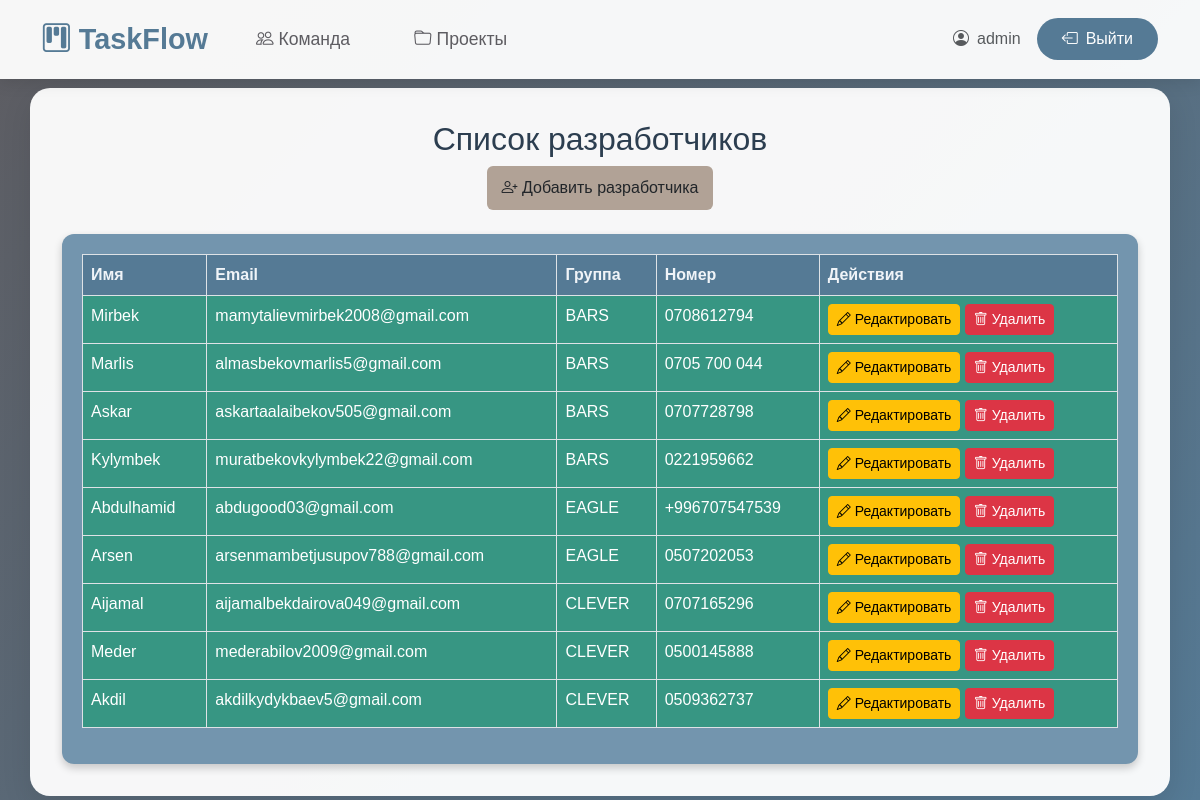
The app's page /developers/ (signed in) with its own data.
### jira/models.py (models this page shows, shortened)
class Developer(models.Model):
    name = models.CharField(max_length=100)
    email = models.EmailField(unique=True)
    group = models.CharField(max_length=100)
    number = models.CharField(max_length=15, unique=True)

### jira/views.py (the view)
# urls.py: path('developers/', views.developer_list, name='developer_list'),
@login_required
def developer_list(request):
    context = {
        'developers': Developer.objects.all()
    }
    return render(request, 'developer_list.html', context)

### jira/templates/developer_list.html (shortened to what this page needs)
{% extends "base.html" %}
{% block content %}
<h2 class="text-center">Список разработчиков</h2>
<div class="mb-4 text-center">
    <a href="{% url 'add_developer' %}" class="btn btn-custom">
        <i class="bi bi-person-plus"></i> Добавить разработчика
    </a>
</div>
<div class="table-container">
    <table class="table table-bordered">
        <thead>
            <tr>
                <th>Имя</th>
                <th>Email</th>
                <th>Группа</th>
                <th>Номер</th>
                <th>Действия</th>
            </tr>
        </thead>
        <tbody>
            {% for dev in developers %}
            <tr>
                <td>{{ dev.name }}</td>
                <td>{{ dev.email }}</td>
                <td>{{ dev.group }}</td>
                <td>{{ dev.number }}</td>
                <td>
                    <a href="{% url 'edit_developer' dev.id %}" class="btn btn-warning btn-sm">
                        <i class="bi bi-pencil"></i> Редактировать
                    </a>
                    <button class="btn btn-danger btn-sm" data-bs-toggle="modal" data-bs-target="#deleteDeveloperModal{{ dev.id }}">
                        <i class="bi bi-trash"></i> Удалить
                    </button>
                </td>
            </tr>
            {% empty %}
            <tr>
                <td colspan="5" class="text-center">Нет разработчиков</td>
            </tr>
            {% endfor %}
        </tbody>
    </table>
</div>
{% endblock %}

### jira/templates/base.html (shortened to what this page needs)
<!DOCTYPE html>
<html lang="ru">
<head>
    <link href="https://cdn.jsdelivr.net/npm/bootstrap@5.3.0/dist/css/bootstrap.min.css" rel="stylesheet">
    <link rel="stylesheet" href="https://cdn.jsdelivr.net/npm/bootstrap-icons@1.11.3/font/bootstrap-icons.min.css">
</head>
<body>
    <nav class="navbar navbar-expand-lg">
        <div class="container">
            <a class="navbar-brand" href="{% url 'task_list' %}">
                <i class="bi bi-kanban"></i> TaskFlow
            </a>
            <div class="collapse navbar-collapse" id="navbarNav">
                <ul class="navbar-nav me-auto">
                    <li class="nav-item">
                        <a class="nav-link" href="{% url 'developer_list' %}">
                            <i class="bi bi-people"></i> Команда
                        </a>
                    </li>
                    <li class="nav-item">
                        <a class="nav-link" href="{% url 'project_list' %}">
                            <i class="bi bi-folder"></i> Проекты
                        </a>
                    </li>
                </ul>
                {% if request.user.is_authenticated or request.session.guest %}
                <div class="d-flex align-items-center gap-3">
                    {% if request.user.is_authenticated %}
                    <span class="text-muted d-none d-md-block">
                        <i class="bi bi-person-circle me-2"></i>{{ request.user.username }}
                    </span>
                    {% endif %}
                    <a href="{% url 'logout' %}"
                       class="btn btn-logout"
                       onclick="return confirm('Вы уверены, что хотите выйти?')">
                        <i class="bi bi-box-arrow-left"></i>
                        <span class="d-none d-md-inline">Выйти</span>
                    </a>
                </div>
                {% endif %}
            </div>
        </div>
    </nav>
    <div class="container main-container">
        {% block content %}{% endblock %}
    </div>
</body>
</html>

### jira/templates/base.html (style rules this page uses)
:root { --primary-color: #557A95; --secondary-color: #7395AE; --accent-color: #B1A296; --dark-color: #5D5C61; --light-color: #F8F9FA; }
body { background: linear-gradient(135deg, var(--dark-color) 0%, var(--primary-color) 100%); min-height: 100vh; font-family: 'Arial', sans-serif; color: var(--dark-color); padding-top: 56px; }
.navbar { background: rgba(255, 255, 255, 0.95); box-shadow: 0 4px 15px rgba(0, 0, 0, 0.1); padding: 0.8rem 1rem; position: fixed; top: 0; left: 0; width: 100%; z-index: 1050; }
.navbar-brand { font-weight: 700; font-size: 1.8rem; color: var(--primary-color) !important; transition: transform 0.3s ease; }
.nav-link { font-size: 1.1rem; color: var(--dark-color) !important; margin: 0 1rem; padding: 0.5rem 1rem !important; border-radius: 25px; transition: all 0.3s ease; }
.main-container { background: rgba(255, 255, 255, 0.95); border-radius: 20px; box-shadow: 0 10px 30px rgba(0, 0, 0, 0.1); margin-top: 2rem; padding: 2rem; animation: fadeInUp 0.8s ease-out; }
.btn-logout { background: var(--primary-color); color: white !important; border-radius: 25px; padding: 0.5rem 1.5rem; transition: all 0.3s ease; display: flex; align-items: center; gap: 0.5rem; }

### jira/templates/developer_list.html (style rules this page uses)
body { background-color: #2c3e50; color: #F0F4F8; font-family: 'Arial', sans-serif; }
.table-container { background-color: #7395AE; padding: 20px; border-radius: 12px; box-shadow: 0 4px 8px rgba(0, 0, 0, 0.2); animation: fadeIn 0.7s ease-in-out; }
.table th { background-color: #557A95; color: #F0F4F8; }
.table td { background-color: #379683; color: #fff; }
.btn-custom { background-color: #B1A296; border: none; padding: 10px 15px; border-radius: 6px; transition: transform 0.2s ease-in-out; }
.text-center { color: #2c3e50; }

### records on screen
Developer: name "Mirbek", email "mamytalievmirbek2008@gmail.com", group "BARS", number "0708612794"
Developer: name "Marlis", email "almasbekovmarlis5@gmail.com", group "BARS", number "0705 700 044"
Developer: name "Askar", email "askartaalaibekov505@gmail.com", group "BARS", number "0707728798"
Developer: name "Kylymbek", email "muratbekovkylymbek22@gmail.com", group "BARS", number "0221959662"
Developer: name "Abdulhamid", email "abdugood03@gmail.com", group "EAGLE", number "+996707547539"
Developer: name "Arsen", email "arsenmambetjusupov788@gmail.com", group "EAGLE", number "0507202053"
Developer: name "Aijamal", email "aijamalbekdairova049@gmail.com", group "CLEVER", number "0707165296"
Developer: name "Meder", email "mederabilov2009@gmail.com", group "CLEVER", number "0500145888"
Developer: name "Akdil", email "akdilkydykbaev5@gmail.com", group "CLEVER", number "0509362737"

### other values on screen
{{ request.user.username }} "admin"
